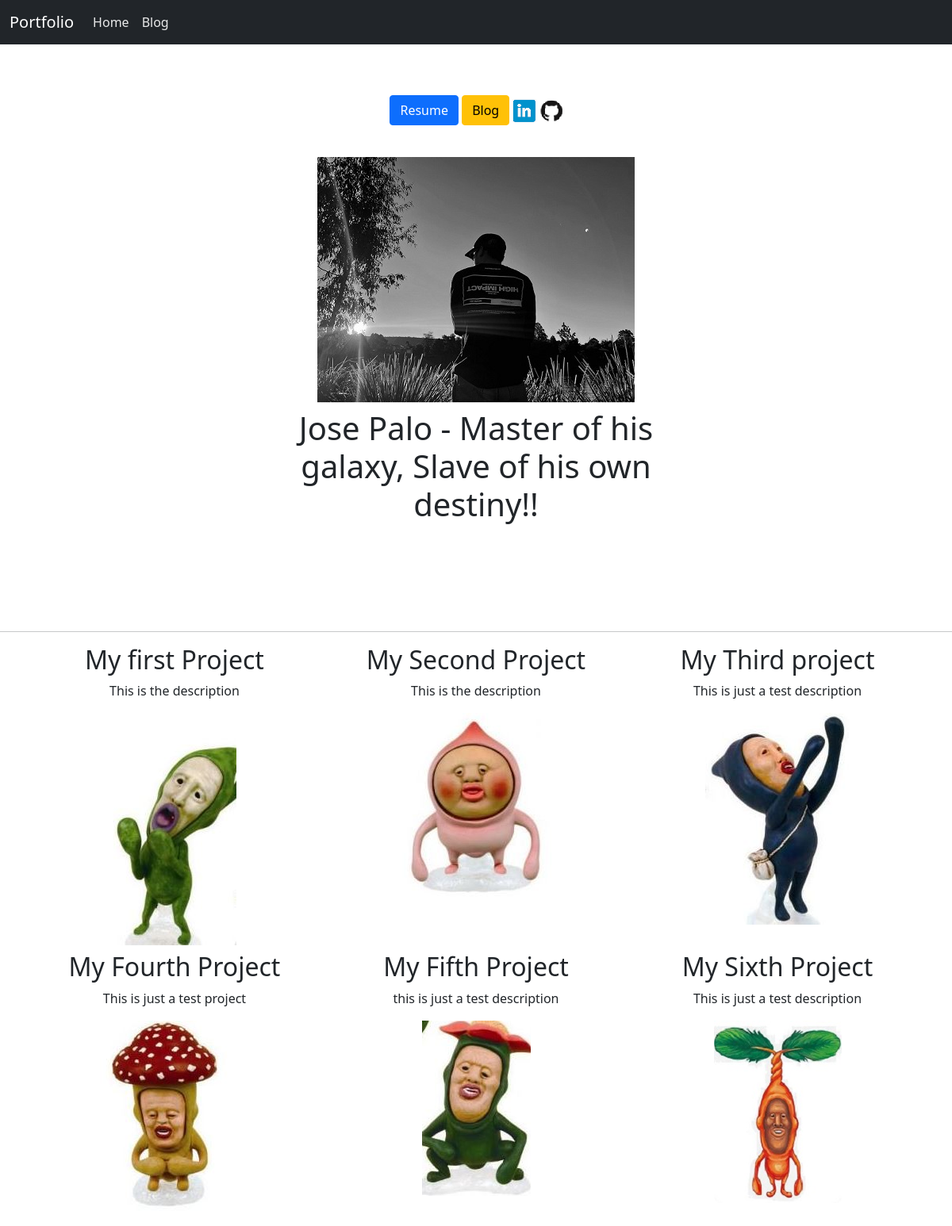
The page / on the database its author committed.
### portfolio/models.py (models this page shows, shortened)
class Project(models.Model):
    title = models.CharField(max_length=100)
    description = models.CharField(max_length=250)
    image = models.ImageField(upload_to='portfolio/images/')
    url = models.URLField(blank=True)

### portfolio/views.py (the view)
# urls.py: 2. Add a URL to urlpatterns:  path('', views.home, name='home')
def home(request):
    projects = Project.objects.all()
    return render(request, 'portfolio/home.html',{'projects':projects})

### portfolio/templates/portfolio/home.html
{% extends 'portfolio/base.html' %}
{% block content %}
<div class="container text-center">
  {% load static %}
  <br>
  <br>
  <div class="container justify-content-center my-3">
    <a class="btn btn-primary" href="{% static 'portfolio/JPalo-CV.pdf'%}" target="_blank">Resume</a>
    <a class="btn btn-warning" href="{% url 'blog:all_blog' %}">Blog</a>
    <a href="https://www.linkedin.com/in/jose-p-7288396a" target="_blank"><img src = "{% static 'portfolio/LinkedIn.png' %}"></a>
    <a href="https://github.com/caecus0821?tab=repositories" target="_blank"><img src = "{% static 'portfolio/GitHub.png' %}"></a>
  </div>
  <br>
  <img src = "{% static 'portfolio/kobito.jpg' %}" class="img-fluid mb-2">
  <br>
  <div class="row justify-content-center mb-3">
    <div div class="col-md-6 text-center">
      <h1>Jose Palo - Master of his galaxy, Slave of his own destiny!!</h1>
    </div>
  </div>
</div>
<br>
<br>
<br>
<br>
<hr>
<div class="container text-center">
<div class="row">
  {% for project in projects %}
  <div class="col-lg-4 col-md-6">
    <h2>{{ project.title }}</h2>
    <p>{{ project.description }}</p>
    {% if project.url %}
      <br><a href = "{{ project.url }}" target="_blank"><img src = {{ project.image.url }} class="img-fluid mb-2"></a>
    {% else %}
    <img src = {{ project.image.url }} class="img-fluid mb-2">
    {% endif %}
  </div>
  {% endfor %}
</div>
</div>
{% endblock %}

### portfolio/templates/portfolio/base.html (shortened to what this page needs)
{% load static %}
<!doctype html>
<html lang="en">
  <head>
    <link rel="stylesheet" href="{% static "portfolio/custom.css" %}">
    <link href="https://cdn.jsdelivr.net/npm/bootstrap@5.0.2/dist/css/bootstrap.min.css" rel="stylesheet">
  </head>
  <body>
    <nav class="navbar navbar-expand-lg navbar-dark bg-dark">
  <div class="container-fluid">
    <a class="navbar-brand" href="/">Portfolio</a>
    <div class="collapse navbar-collapse" id="navbarSupportedContent">
      <ul class="navbar-nav me-auto mb-2 mb-lg-0">
        <li class="nav-item">
          <a class="nav-link active" aria-current="page" href="/">Home</a>
        </li>
        <li class="nav-item">
          <a class="nav-link" href="{% url 'blog:all_blog' %}">Blog</a>
        </li>
      </ul>
    </div>
  </div>
</nav>
{% block content %}{% endblock %}
  </body>
</html>

### portfolio/static/portfolio/custom.css (style rules this page uses)
.navbar-nav .nav-link { color: rgba(255,255,255, 0.9) !important; }
body { font-family: 'Poppins', sans-serif; font-family: 'Source Sans Pro', sans-serif; }

### rows shown on the page
Project: title "My first Project", description "This is the description", image (picture)
Project: title "My Second Project", description "This is the description", image (picture)
Project: title "My Third project", description "This is just a test description", image (picture)
Project: title "My Fourth Project", description "This is just a test project", image (picture)
Project: title "My Fifth Project", description "this is just a test description", image (picture)
Project: title "My Sixth Project", description "This is just a test description", image (picture)
